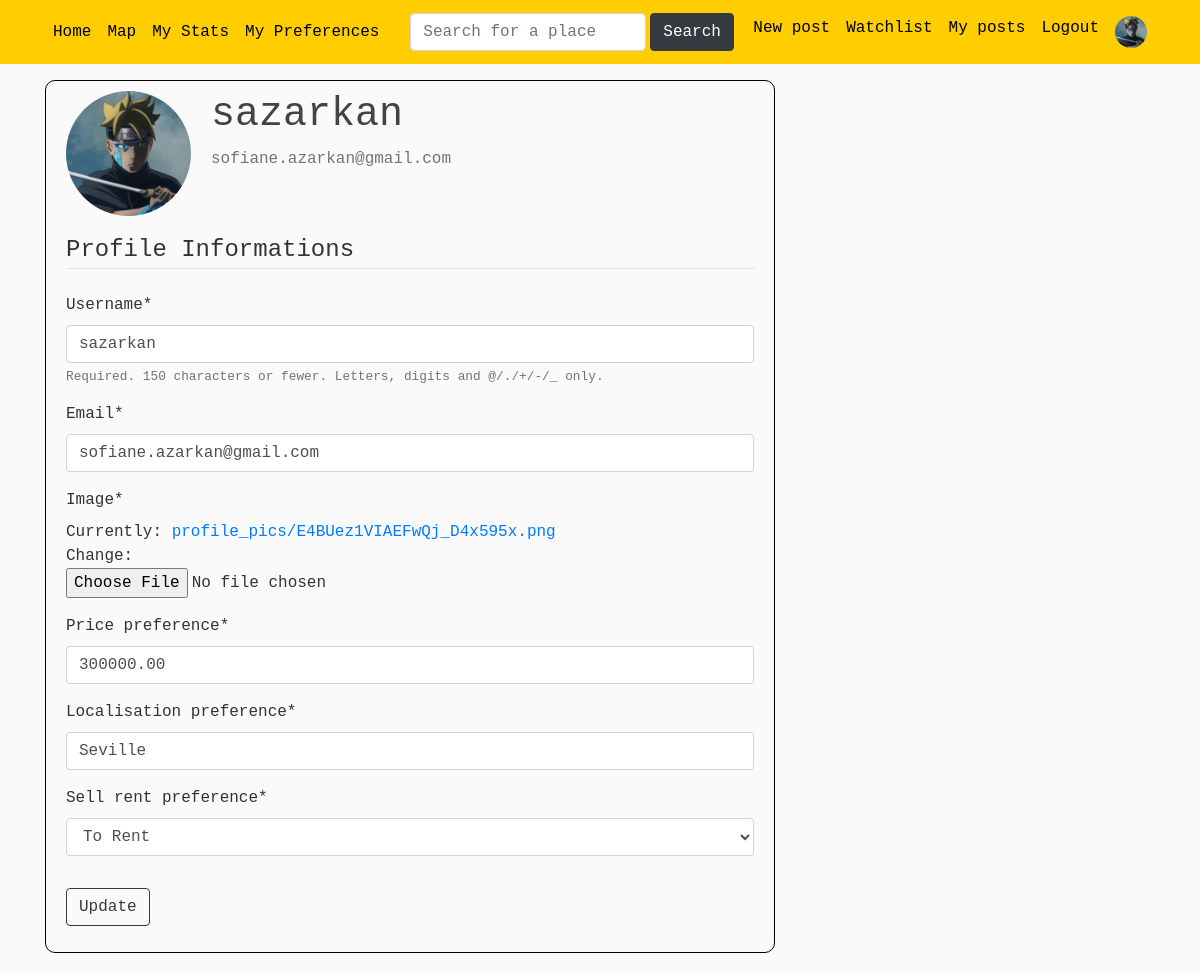
The app's page /profile/ (signed in), older data.
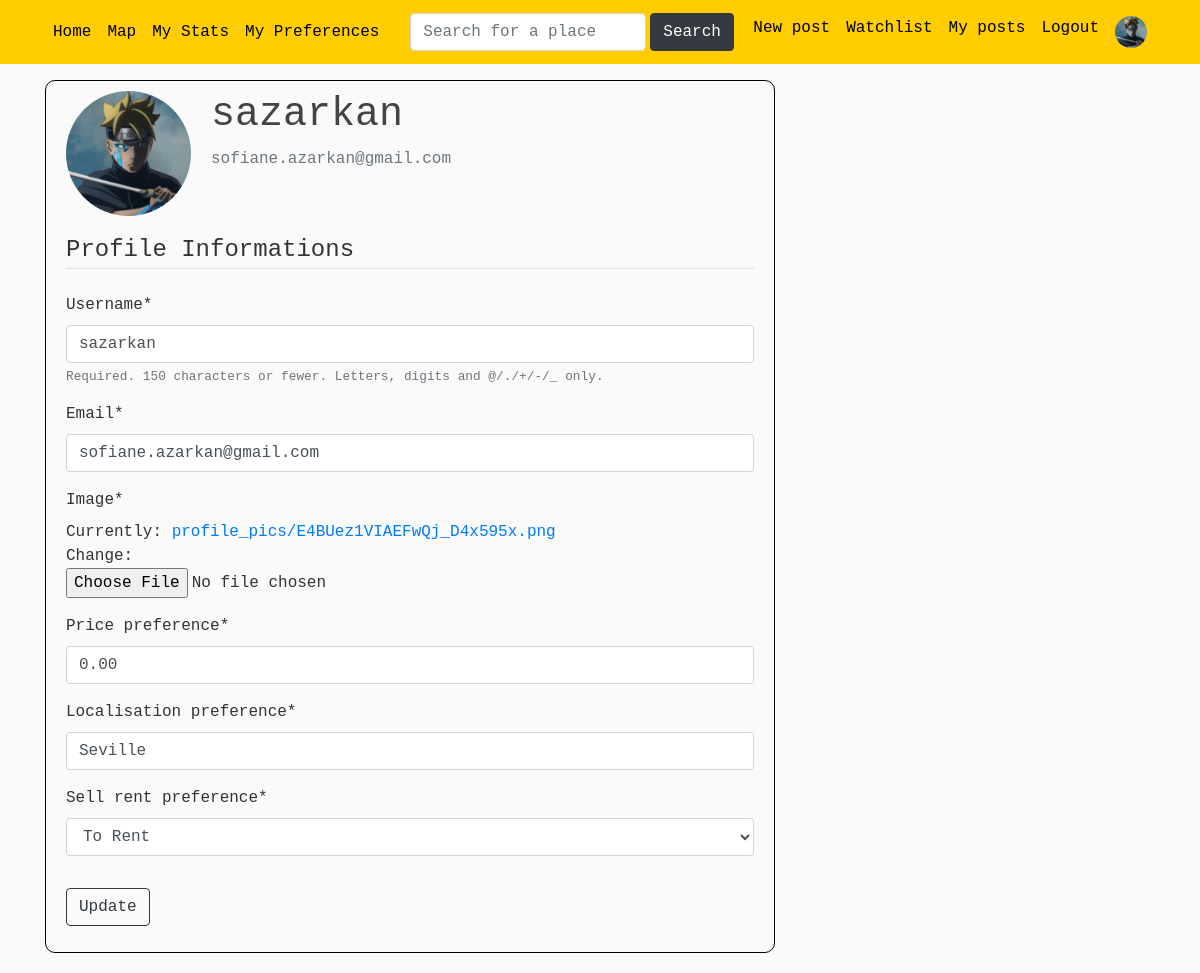
The same page, newer data.
### users/models.py (models this page shows, shortened)
class Profile(models.Model):
    user = models.OneToOneField(User, on_delete=models.CASCADE) #CASCADE : si je supprime l'utilisateur, le profil sera supprimé aussi. Mais si je supprime le profil, l'utilisateur ne sera pas supprimé
    image = models.ImageField(default='default.jpg', upload_to='profile_pics') #default = image par défaut si l'user ne choisit aucune pdp
    price_preference = models.DecimalField(default=0, max_digits=15, decimal_places=2) #prix maximum préféré
    localisation_preference = models.CharField(default='Bruxelles', max_length=100) #localisation préférée
    sell_rent_preference = models.CharField(default='S', max_length=10, choices=SELLORRENT_CHOICES) #a vendre ou a louer

### users/views.py (the view)
# urls.py: path('profile/', user_views.profile, name='profile'),
@login_required
def profile(request):
    if request.method == 'POST':
        u_form = UserUpdateForm(request.POST, request.FILES, instance=request.user) #"instance=request.user" permet d'afficher dans le champ les infos actuelles (username actuel, email actuel)
        p_form = ProfileUpdateForm(request.POST, request.FILES, instance=request.user.profile) #"instance=request.user.profile" permet de mettre automatiquement l'image actuelle
        if u_form.is_valid() and p_form.is_valid():
            u_form.save() #sauvegarde les mises à jours de user (username et email)
            p_form.save() #sauvegarde les mises à jours de profile (photo de profil)
            messages.success(request, f'Your account has been updated!')
            return redirect('profile') #une fois les updates faites, redirection vers le profil
    else:
        u_form = UserUpdateForm(instance=request.user)
        p_form = ProfileUpdateForm(instance=request.user.profile)
    context = {
        'u_form' : u_form,
        'p_form' : p_form
    }
    return render(request, 'users/profile.html', context)

### users/forms.py
class UserUpdateForm(forms.ModelForm):
    email = forms.EmailField()
    class Meta:
        model = User
        fields = ['username', 'email']

class ProfileUpdateForm(forms.ModelForm):
    class Meta:
        model = Profile
        fields = ['image', 'price_preference', 'localisation_preference', 'sell_rent_preference']

### users/templates/users/profile.html (shortened to what this page needs)
{% extends "blog/base.html" %}
{% load crispy_forms_tags %}
{% block content %}
    <div class="content-section">
        <div class="media">
            <img class="rounded-circle account-img" src="{{ user.profile.image.url }}">
            <div class="media-body">
                <h2 class="account-heading">{{ user.username }}</h2>
                <p class="text-secondary">{{ user.email }}</p>
            </div>
        </div>
        <form method="POST" enctype="multipart/form-data">
            <fieldset class="form-group">
                <legend class="border-bottom mb-4">Profile Informations</legend>
                {{ u_form|crispy }}
                {{ p_form|crispy }}
            </fieldset>
            <div class="form-group">
                <button class="btn btn-outline-dark" type="submit">Update</button>
            </div>
        </form>
    </div>
{% endblock content %}

Row changes from the older to the newer data that the page shows:
changed Profile "Seville": price_preference "300000.00" → "0.00"
